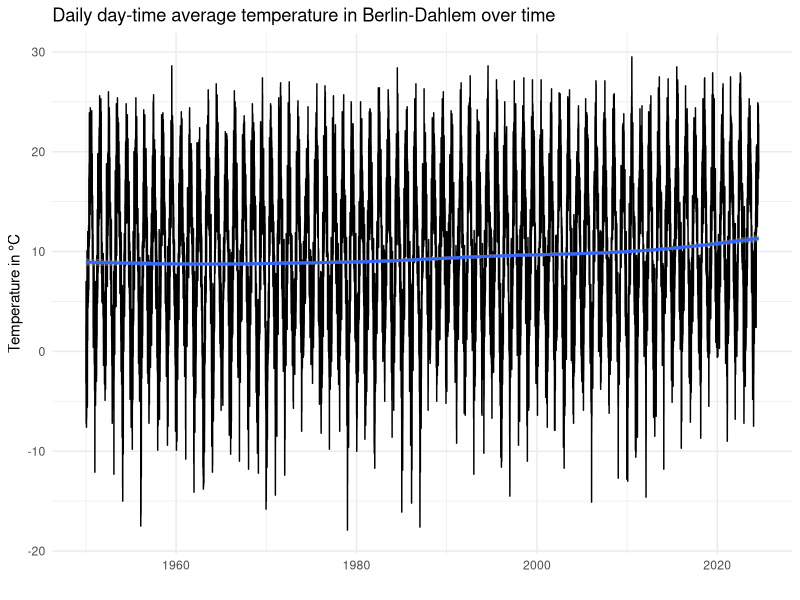
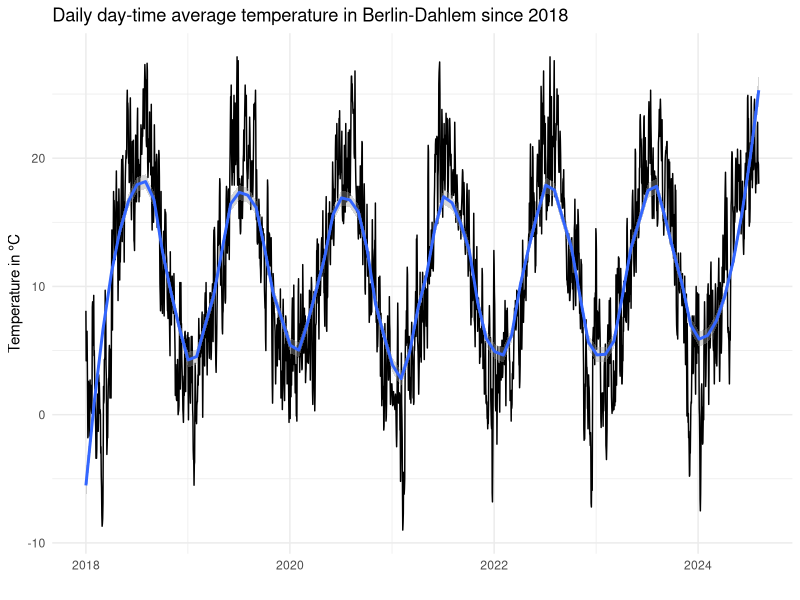
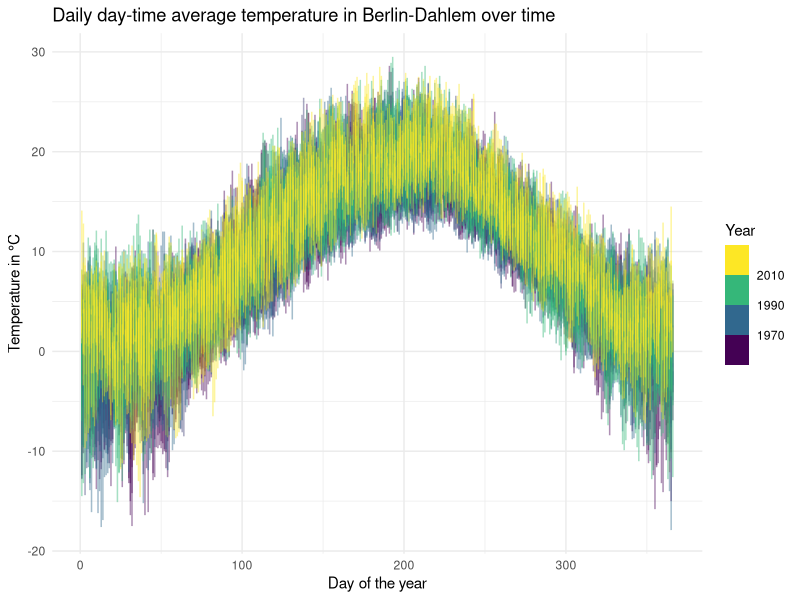
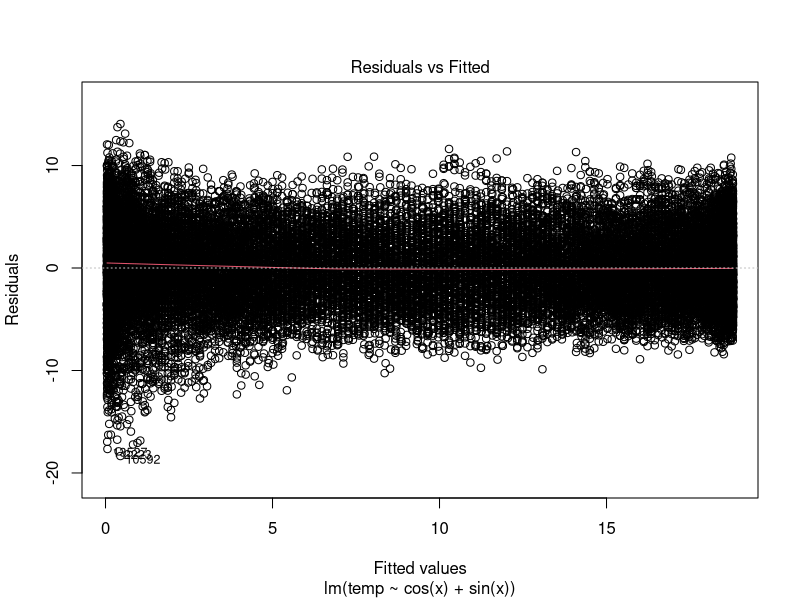
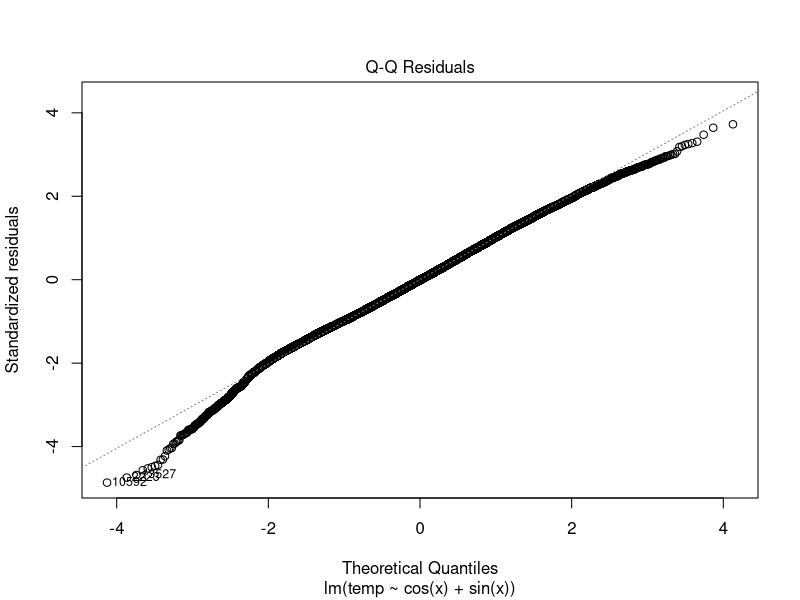
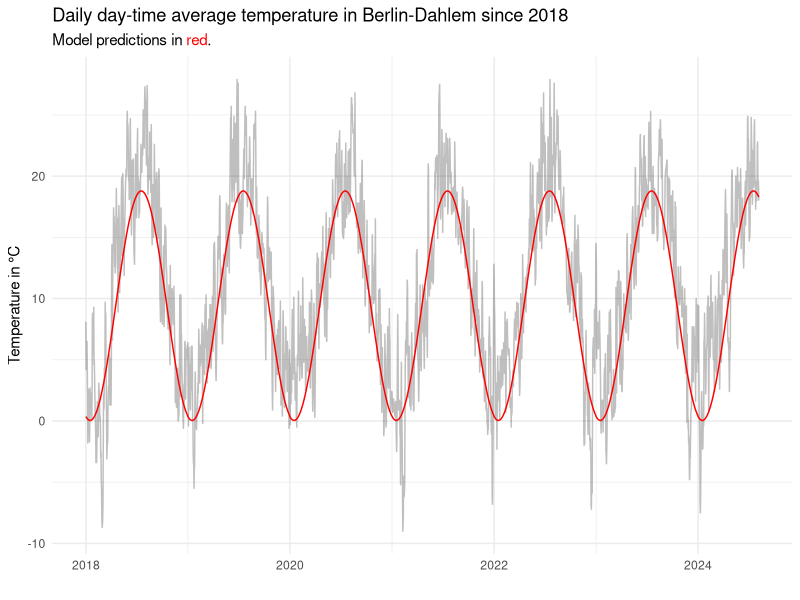
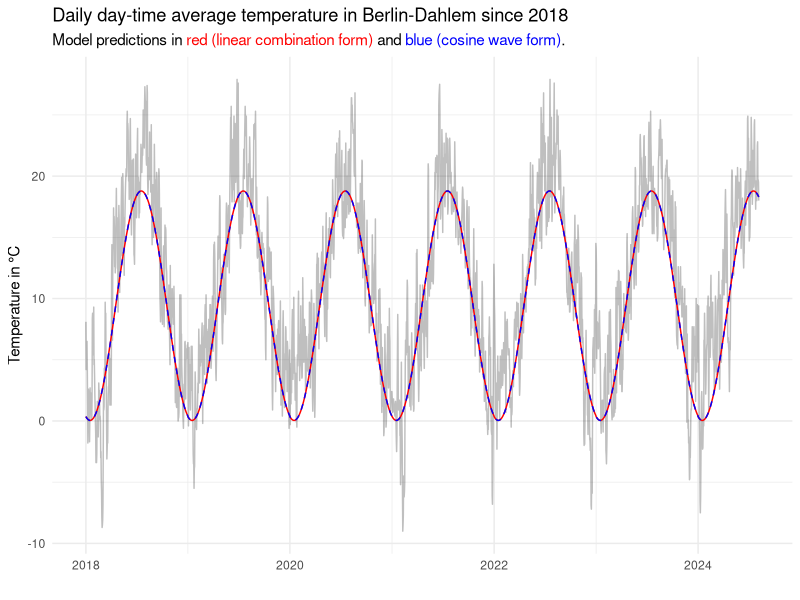
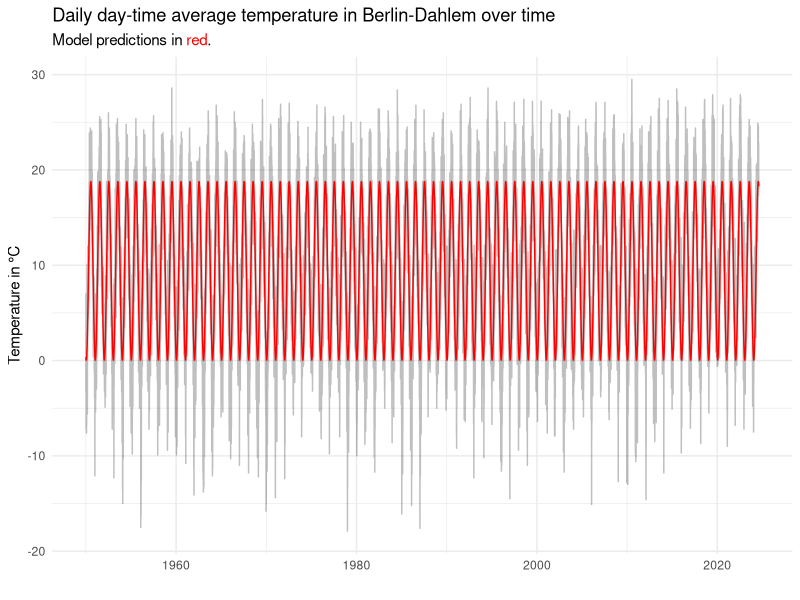

Generate these figures, in order, with R:
## ---- chunk 1
knitr::opts_chunk$set(echo = TRUE)
## ---- chunk 2
library(dplyr)
library(tidyr)
library(ggplot2)
library(ggtext)

theme_set(theme_minimal())
## ---- chunk 3
raw_hist <- read.delim('data/produkt_klima_tag_19500101_20221231_00403.txt', sep = ';')
head(raw_hist)
## ---- chunk 4
raw_pres1 <- read.delim('data/produkt_klima_tag_20221107_20240509_00403.txt', sep = ';')
head(raw_pres1)
## ---- chunk 5
raw_pres2 <- read.delim('data/produkt_klima_tag_20230203_20240805_00403.txt', sep = ';')
head(raw_pres2)
## ---- chunk 6
meas <- bind_rows(raw_hist, raw_pres1, raw_pres2) |>
    select(date = MESS_DATUM, temp = TMK) |>   # TMK is day-time average temperature in °C
    mutate(date = as.POSIXct(strptime(date, "%Y%m%d")),
           year = as.integer(as.numeric(format(date, "%Y"))),
           day = as.integer(as.numeric(format(date, "%j")))) |> # day of the year as decimal number from 1 to 366
    distinct(date, .keep_all = TRUE)   # remove duplicates
rm(raw_hist, raw_pres)                 # don't need the raw data any more
stopifnot(all(count(meas, date)$n == 1))   # make sure there are no duplicates
head(meas)
## ---- chunk 7
ggplot(meas, aes(date, temp)) +
    geom_line() +
    geom_smooth(method = "gam") +
    labs(title = "Daily day-time average temperature in Berlin-Dahlem over time",
         x = "",
         y = "Temperature in °C")
## ---- chunk 8
filter(meas, year >= 2018) |>
    ggplot(aes(date, temp)) +
        geom_line() +
        geom_smooth(span = 0.2, method = "loess") +
        labs(title = "Daily day-time average temperature in Berlin-Dahlem since 2018",
             x = "",
             y = "Temperature in °C")
## ---- chunk 9
ggplot(meas, aes(day, temp, color = year)) +
    geom_line(alpha = 0.25) +
    scale_color_binned(name = "Year", type = 'viridis') +
    labs(title = "Daily day-time average temperature in Berlin-Dahlem over time",
             x = "Day of the year",
             y = "Temperature in °C")
## ---- chunk 10
# compute frequency x
meas <- mutate(meas, x = 2 * pi * day/366)

# fit the model
m1 <- lm(temp ~ cos(x) + sin(x), meas)
summary(m1)
## ---- chunk 11
plot(m1, which = 1:2, ask = FALSE)
## ---- chunk 12
meas_fit <- cbind(meas, pred = fitted(m1))

filter(meas_fit, year >= 2018) |>
    ggplot() +
        geom_line(aes(date, temp), alpha = 0.25) +
        geom_line(aes(date, pred), color = 'red') +
        labs(title = "Daily day-time average temperature in Berlin-Dahlem since 2018",
             subtitle = "Model predictions in <span style='color:red'>red</span>.",
             x = "",
             y = "Temperature in °C") +
        theme(plot.subtitle = element_markdown())
## ---- chunk 13
a <- m1$coefficients[2]
b <- m1$coefficients[3]

# calculate c and phi from the coefficients a and b
c <- sign(a) * sqrt(a^2 + b^2)
phi <- atan(-b/a)

# predictions from the cosine wave form of the model equation for model m1
meas_fit$pred2 <- m1$coefficients[1] + c * cos(meas$x + phi)

filter(meas_fit, year >= 2018) |>
    ggplot() +
        geom_line(aes(date, temp), alpha = 0.25) +
        geom_line(aes(date, pred), color = 'red') +
        geom_line(aes(date, pred2), color = 'blue', linetype = "dashed") +
        labs(title = "Daily day-time average temperature in Berlin-Dahlem since 2018",
             subtitle = "Model predictions in <span style='color:red'>red (linear combination form)</span> 
                         and <span style='color:blue'>blue (cosine wave form)</span>.",
             x = "",
             y = "Temperature in °C") +
        theme(plot.subtitle = element_markdown())

## ---- chunk 14
ggplot(meas_fit) +
    geom_line(aes(date, temp), alpha = 0.25) +
    geom_line(aes(date, pred), color = 'red') +
    labs(title = "Daily day-time average temperature in Berlin-Dahlem over time",
         subtitle = "Model predictions in <span style='color:red'>red</span>.",
         x = "",
         y = "Temperature in °C") +
    theme(plot.subtitle = element_markdown())
## ---- chunk 15
ggplot(meas_fit, aes(day, temp, color = year)) +
    geom_line(alpha = 0.25) +
    geom_line(aes(day, pred), color = 'red') +
    scale_color_binned(name = "Year", type = 'viridis') +
    labs(title = "Daily day-time average temperature in Berlin-Dahlem over time",
         subtitle = "Model predictions in <span style='color:red'>red</span>.",
         x = "Day of the year",
         y = "Temperature in °C") +
    theme(plot.subtitle = element_markdown())
## ---- chunk 16
(mean_err_per_decade <- mutate(meas_fit, d = round((year - 1900) / 10) * 10,
                 decade = as.ordered(ifelse(d < 100, paste0("19", d, "s"), sprintf("20%02ds", d - 100)))) |>
    group_by(decade) |>
    summarise(mean_error = mean(pred - temp)))
ggplot(mean_err_per_decade, aes(x = decade, y = mean_error)) +
    geom_hline(yintercept = 0, linetype = "dashed") +
    geom_point() +
    scale_y_continuous(limits = c(-2, 2)) +
    labs(title = "Mean prediction error per decade for m1",
         x = "Decade",
         y = "Prediction error in °C")
## ---- chunk 17
m2 <- lm(temp ~ cos(x) + sin(x) + year, meas)
summary(m2)
## ---- chunk 18
plot(m2, which = 1:2, ask = FALSE)
## ---- chunk 19
meas_fit2 <- cbind(meas, pred = fitted(m2))

filter(meas_fit2, year >= 2018) |>
    ggplot() +
        geom_line(aes(date, temp), alpha = 0.25) +
        geom_line(aes(date, pred), color = 'red') +
        labs(title = "Daily day-time average temperature in Berlin-Dahlem since 2018",
             subtitle = "Model predictions in <span style='color:red'>red</span>.",
             x = "",
             y = "Temperature in °C") +
        theme(plot.subtitle = element_markdown())
## ---- chunk 20
ggplot(meas_fit2) +
    geom_line(aes(date, temp), alpha = 0.25) +
    geom_line(aes(date, pred), color = 'red') +
    labs(title = "Daily day-time average temperature in Berlin-Dahlem over time",
         subtitle = "Model predictions in <span style='color:red'>red</span>.",
         x = "",
         y = "Temperature in °C") +
    theme(plot.subtitle = element_markdown())
## ---- chunk 21
ggplot(meas_fit2, aes(day, temp, color = year)) +
    geom_line(alpha = 0.25) +
    geom_line(aes(day, pred, color = year, group = year)) +
    scale_color_binned(type = 'viridis') +
    labs(title = "Daily day-time average temperature in Berlin-Dahlem over time",
         subtitle = "Model predictions as opaque colored curves.",
         x = "Day of the year",
         y = "Temperature in °C") +
    theme(plot.subtitle = element_markdown())
## ---- chunk 22
(mean_err_per_decade2 <- mutate(meas_fit2, d = round((year - 1900) / 10) * 10,
                                           decade = as.ordered(ifelse(d < 100, paste0("19", d, "s"),
                                                                      sprintf("20%02ds", d - 100)))) |>
    group_by(decade) |>
    summarise(mean_error = mean(pred - temp)))

ggplot(mean_err_per_decade2, aes(x = decade, y = mean_error)) +
    geom_hline(yintercept = 0, linetype = "dashed") +
    geom_point() +
    scale_y_continuous(limits = c(-2, 2)) +
    labs(title = "Mean prediction error per decade for m2",
         x = "Decade",
         y = "Prediction error in °C")
## ---- chunk 23
resid <- meas_fit2$temp - meas_fit2$pred
ggplot(data.frame(resid = resid), aes(resid, after_stat(density))) +
    geom_histogram(bins = 20) +
    labs(title = "Distribution of residuals for model m2",
         x = "Residual of predicted temperature in °C",
         y = "Density")
## ---- chunk 24
quantile(abs(resid), 0.9)
## ---- chunk 25
thresh_unusal_temp <- 6

resid_stats <- group_by(meas_fit2, year) |>
    summarise(me = mean(temp - pred),
              mae = mean(abs(temp - pred)),
              prop_days_warmer = mean(temp > pred + thresh_unusal_temp),
              prop_days_colder = mean(temp < pred - thresh_unusal_temp))

resid_stats_plt <- pivot_longer(resid_stats, !year, names_to = "measure")

filter(resid_stats_plt, measure %in% c("mae", "me")) |>
    mutate(measure = factor(case_match(measure, "mae" ~ "Mean abs. deviation", "me" ~ "Mean deviation"),
                            levels = c("Mean deviation", "Mean abs. deviation"))) |>
    ggplot(aes(x = year, y = value, fill = measure)) +
        geom_col(position = position_dodge()) +
        scale_fill_discrete(guide = "none") +
        facet_wrap(vars(measure), nrow = 2, scales = "free_y") +
        labs(title = "Deviation from the typical seasonal temperature",
             x = "Year",
             y = "Temperature in °C")
## ---- chunk 26
select(resid_stats, year, me) |>
    arrange(me) |>
    mutate(rank = row_number()) |>
    filter(rank %in% c(1:3, (n()-2):n())) |>
    select(rank, everything())
## ---- chunk 27
select(resid_stats, year, mae) |>
    arrange(mae) |>
    mutate(rank = row_number()) |>
    filter(rank %in% c(1:3, (n()-2):n())) |>
    select(rank, everything())
## ---- chunk 28
filter(resid_stats_plt, measure %in% c("prop_days_warmer", "prop_days_colder")) |>
    mutate(measure = case_match(measure, "prop_days_warmer" ~ "Unusually warm", "prop_days_colder" ~ "Unusually cold")) |>
    ggplot(aes(x = year, y = value, fill = measure)) +
        geom_col(position = position_stack()) +
        scale_fill_discrete(limits = rev, name = "") +
        labs(title = "Proportion of unusually warm or cold days",
             x = "Year",
             y = "")
## ---- chunk 29
select(resid_stats, year, prop_days_warmer, prop_days_colder) |>
    mutate(prop_days_unusual = prop_days_warmer + prop_days_colder) |>
    arrange(prop_days_unusual) |>
    mutate(rank = row_number()) |>
    filter(rank %in% c(1:3, (n()-2):n())) |>
    select(rank, year, prop_days_unusual, everything())
## ---- chunk 30
least_deviation_yr <- slice_min(resid_stats, mae) |> pull(year)
most_deviation_yr <- slice_max(resid_stats, mae) |> pull(year)

least_most_plt <- data.frame(year = c(least_deviation_yr, most_deviation_yr), label = c("least deviation", "most deviation")) |>
    inner_join(meas_fit2, by = 'year') |>
    mutate(label = paste0(year, " (", label, ")"),
           resid = temp - pred,
           transparency = ifelse(abs(resid) > thresh_unusal_temp, 0.5, 0.1))

ggplot(least_most_plt, aes(day, temp, color = label)) +
    geom_point(aes(alpha = transparency)) +
    geom_line(aes(day, pred)) +
    scale_color_discrete(guide = guide_legend(title = NULL)) +
    scale_alpha_identity(guide = NULL) +
    labs(title = "Daily day-time average temperature in Berlin-Dahlem over time for select years",
         x = "Day of the year",
         y = "Temperature in °C")
## ---- chunk 31
ggplot(least_most_plt, aes(day, resid, color = label, alpha = transparency)) +
    geom_hline(yintercept = 0, linetype = "dashed") +
    geom_hline(yintercept = -thresh_unusal_temp, linetype = "dotted") +
    geom_hline(yintercept = thresh_unusal_temp, linetype = "dotted") +
    geom_point() +
    scale_color_discrete(guide = guide_legend(title = NULL)) +
    scale_alpha_identity(guide = NULL) +
    labs(title = "Residuals for select years",
         x = "Day of the year",
         y = "Residual of predicted temperature in °C")
## ---- chunk 32
# fit the model
m3 <- lm(temp ~ cos(x) + sin(x), filter(meas, year < 1960))
summary(m3)
## ---- chunk 33
meas_fit3 <- cbind(meas, pred = predict(m3, meas))

ggplot(meas_fit3) +
    geom_line(aes(date, temp), alpha = 0.25) +
    geom_line(aes(date, pred), color = 'red') +
    labs(title = "Daily day-time average temperature in Berlin-Dahlem",
         subtitle = "Model predictions in <span style='color:red'>red</span>.",
         x = "",
         y = "Temperature in °C") +
    theme(plot.subtitle = element_markdown())
## ---- chunk 34
(mean_err_per_decade3 <- mutate(meas_fit3, d = round((year - 1900) / 10) * 10,
                                           decade = as.ordered(ifelse(d < 100, paste0("19", d, "s"),
                                                                      sprintf("20%02ds", d - 100)))) |>
    group_by(decade) |>
    summarise(mean_error = mean(pred - temp)))

ggplot(mean_err_per_decade3, aes(x = decade, y = mean_error)) +
    geom_hline(yintercept = 0, linetype = "dashed") +
    geom_point() +
    scale_y_continuous(limits = c(-2, 2)) +
    labs(title = "Mean prediction error per decade for m3",
         x = "Decade",
         y = "Prediction error in °C")
## ---- chunk 35
resid_stats <- group_by(meas_fit3, year) |>
    summarise(me = mean(temp - pred),
              mae = mean(abs(temp - pred)),
              prop_days_warmer = mean(temp > pred + thresh_unusal_temp),
              prop_days_colder = mean(temp < pred - thresh_unusal_temp))

resid_stats_plt <- pivot_longer(resid_stats, !year, names_to = "measure")

filter(resid_stats_plt, measure %in% c("mae", "me")) |>
    mutate(measure = factor(case_match(measure, "mae" ~ "Mean abs. deviation", "me" ~ "Mean deviation"),
                            levels = c("Mean deviation", "Mean abs. deviation"))) |>
    ggplot(aes(x = year, y = value, fill = measure)) +
        geom_col(position = position_dodge()) +
        scale_fill_discrete(guide = "none") +
        facet_wrap(vars(measure), nrow = 2, scales = "free_y") +
        labs(title = "Deviation from the typical seasonal temperature",
             x = "Year",
             y = "Temperature in °C")
## ---- chunk 36
select(resid_stats, year, me) |>
    arrange(me) |>
    mutate(rank = row_number()) |>
    filter(rank %in% c(1:3, (n()-2):n())) |>
    select(rank, everything())
## ---- chunk 37
select(resid_stats, year, mae) |>
    arrange(mae) |>
    mutate(rank = row_number()) |>
    filter(rank %in% c(1:3, (n()-2):n())) |>
    select(rank, everything())
## ---- chunk 38
filter(resid_stats_plt, measure %in% c("prop_days_warmer", "prop_days_colder")) |>
    mutate(measure = case_match(measure, "prop_days_warmer" ~ "Unusually warm", "prop_days_colder" ~ "Unusually cold")) |>
    ggplot(aes(x = year, y = value, fill = measure)) +
        geom_col(position = position_stack()) +
        scale_fill_discrete(limits = rev, name = "") +
        labs(title = "Proportion of unusually warm or cold days",
             x = "Year",
             y = "")
## ---- chunk 39
select(resid_stats, year, prop_days_warmer, prop_days_colder) |>
    mutate(prop_days_unusual = prop_days_warmer + prop_days_colder) |>
    arrange(prop_days_unusual) |>
    mutate(rank = row_number()) |>
    filter(rank %in% c(1:3, (n()-2):n())) |>
    select(rank, year, prop_days_unusual, everything())
## ---- chunk 40
select(resid_stats, year, prop_days_warmer) |>
    arrange(desc(prop_days_warmer)) |>
    head(5)
## ---- chunk 41
least_deviation_yr <- slice_min(resid_stats, mae) |> pull(year)
most_deviation_yr <- slice_max(resid_stats, mae) |> pull(year)

least_most_plt <- data.frame(year = c(least_deviation_yr, most_deviation_yr), label = c("least deviation", "most deviation")) |>
    inner_join(meas_fit3, by = 'year') |>
    mutate(label = paste0(year, " (", label, ")"),
           resid = temp - pred,
           transparency = ifelse(abs(resid) > thresh_unusal_temp, 0.5, 0.1))

ggplot(least_most_plt) +
    geom_point(aes(day, temp, alpha = transparency, color = label)) +
    geom_line(aes(day, pred)) +
    scale_color_discrete(guide = guide_legend(title = NULL)) +
    scale_alpha_identity(guide = NULL) +
    labs(title = "Daily day-time average temperature in Berlin-Dahlem over time for select years",
         x = "Day of the year",
         y = "Temperature in °C")
